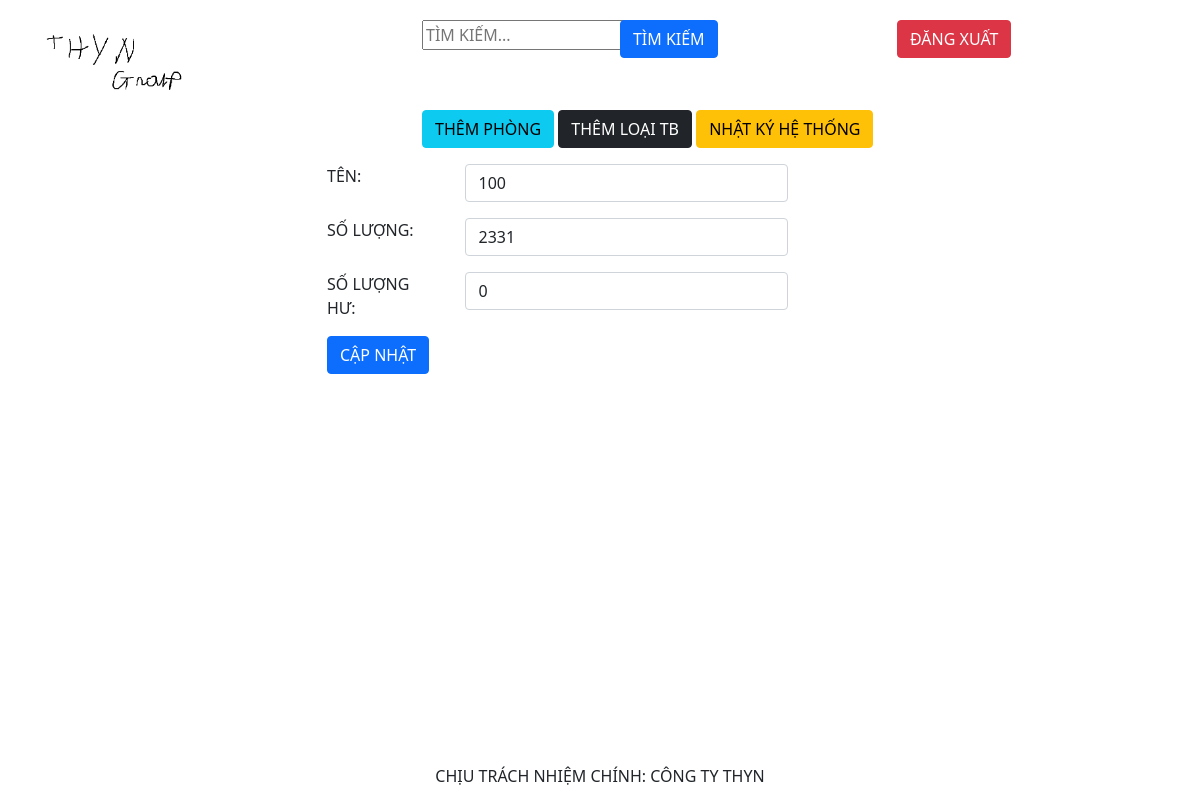
The page /index.php?quanly=suachitiet&stt_phong=P3&id_tb=16 (signed in) on the database its author committed.
### tables this page shows
CREATE TABLE `tb` (
  `id_tb` int(11) NOT NULL,
  `stt_phong` varchar(10) NOT NULL,
  `id_Loai` varchar(10) NOT NULL,
  `ten_tb` varchar(100) NOT NULL,
  `sl` int(11) NOT NULL,
  `sl_hu` int(11) NOT NULL
);

### src/pages/modules/suachitietphong.php (the view, shortened to what this page needs)
<?php
    $id_tb = $_GET['id_tb'];
    if($_SERVER['REQUEST_METHOD']==='GET'){
        $sql_get = "SELECT * FROM tb WHERE id_tb = $id_tb ";
        $query_get = mysqli_query($mysqli,$sql_get);
        $row_get= mysqli_fetch_array($query_get);
    }
?>
<div class="main">
    <div class="row mb-3 offset-3">
        <form method="post" id="suachitietphong">
            <div class="form-group row mb-3">
                <label for="ten" class="col-2">TÊN: </label>
                <div class="col-5">
                    <input id="ten" class="form-control" type="text" name="ten_tb" value="<?php echo $row_get['ten_tb'] ?>">
                </div>
            </div>
            <div class="form-group row mb-3">
                <label for="sl" class="col-2">SỐ LƯỢNG: </label>
                <div class="col-5">
                    <input id="sl" class="form-control" type="text" name="sl" value="<?php echo $row_get['sl'] ?>">
                </div>
            </div>
            <div class="form-group row mb-3">
                <label for="sl_hu" class="col-2">SỐ LƯỢNG HƯ: </label>
                <div class="col-5">
                    <input id="sl_hu" class="form-control" type="text" name="sl_hu" value="<?php echo $row_get['sl_hu'] ?>">
                </div>
            </div>
            <div class="form-group">
                <button class="btn btn-primary" type="submit">CẬP NHẬT</button>
            </div>
        </form>
    </div>
</div>

### src/css/style.css (style rules this page uses)
.main { height: 600px; }

### rows shown on the page
tb: ten_tb "100", sl "2331", sl_hu "0"
